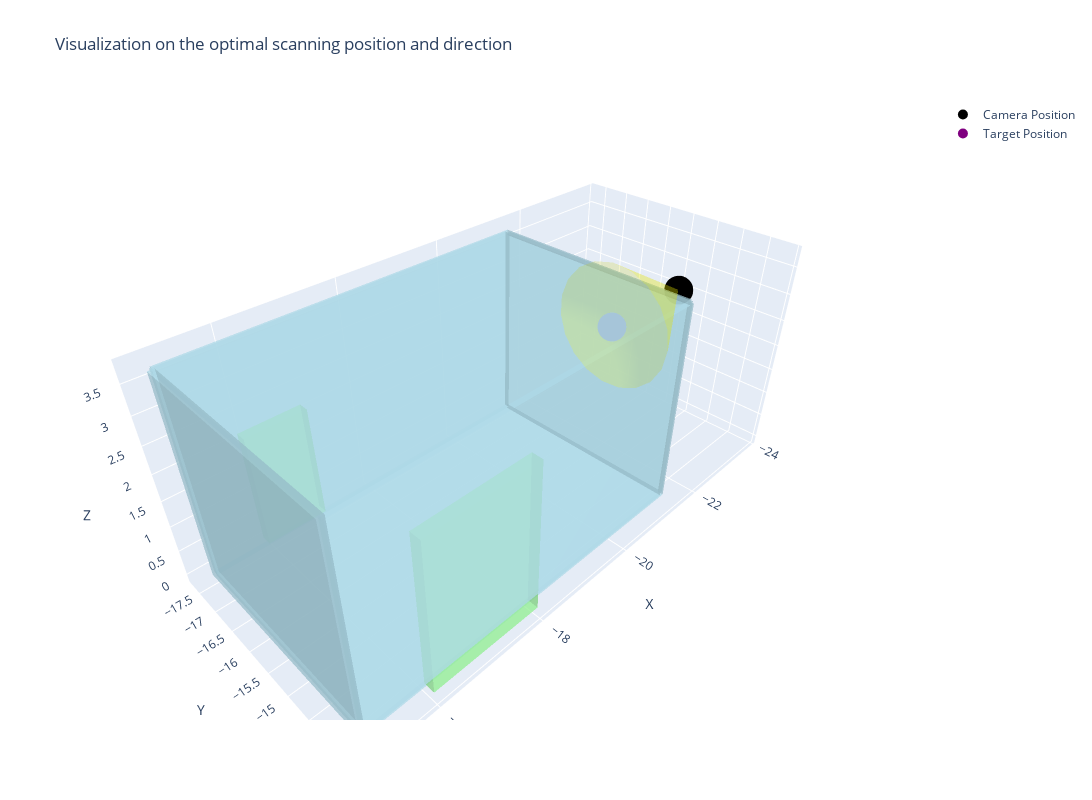

Source (notebook cell):
### Code cell
from planner.planner_scanning_o1 import get_scanning_plan_o1
from utils.loader import get_rooms_info, get_robot_info_by_id, get_node_info, get_room_id_by_node_id
from visualizer.vis_scanning_withComp import visualize_scanning
from data.robots2 import robots_withConfig

defect_id = 4000
robot_id = 6

### Figure 1 — Plotly figure (JSON) as saved in the notebook; plotly's stock layout.template omitted (floating-point values rounded to 4 significant figures)
{"data": [{"color": "lightblue", "flatshading": true, "hoverinfo": "text", "i": [0, 0, 4, 4, 0, 0, 1, 1, 2, 2, 3, 3], "j": [1, 2, 5, 6, 1, 5, 2, 6, 3, 7, 0, 4], "k": [2, 3, 6, 7, 5, 4, 6, 5, 7, 6, 4, 7], "opacity": 0.5, "text": "ID: 1008, Type: wall", "type": "mesh3d", "x": [-21.43, -21.33, -21.33, -21.43, -21.43, -21.33, -21.33, -21.43], "y": [-17.54, -17.54, -13.77, -13.77, -17.54, -17.54, -13.77, -13.77], "z": [0, 0, 0, 0, 3.7, 3.7, 3.7, 3.7]}, {"color": "lightblue", "flatshading": true, "hoverinfo": "text", "i": [0, 0, 4, 4, 0, 0, 1, 1, 2, 2, 3, 3], "j": [1, 2, 5, 6, 1, 5, 2, 6, 3, 7, 0, 4], "k": [2, 3, 6, 7, 5, 4, 6, 5, 7, 6, 4, 7], "opacity": 0.5, "text": "ID: 1061, Type: wall", "type": "mesh3d", "x": [-21.38, -15.0, -15.0, -21.38, -21.38, -15.0, -15.0, -21.38], "y": [-13.82, -13.82, -13.72, -13.72, -13.82, -13.82, -13.72, -13.72], "z": [0, 0, 0, 0, 3.7, 3.7, 3.7, 3.7]}, {"color": "lightgreen", "flatshading": true, "hoverinfo": "text", "i": [0, 0, 4, 4, 0, 0, 1, 1, 2, 2, 3, 3], "j": [1, 2, 5, 6, 1, 5, 2, 6, 3, 7, 0, 4], "k": [2, 3, 6, 7, 5, 4, 6, 5, 7, 6, 4, 7], "opacity": 0.5, "text": "ID: 5049, Type: door", "type": "mesh3d", "x": [-18.02, -16.02, -16.02, -18.02, -18.02, -16.02, -16.02, -18.02], "y": [-13.77, -13.77, -13.57, -13.57, -13.77, -13.77, -13.57, -13.57], "z": [0, 0, 0, 0, 2.8, 2.8, 2.8, 2.8]}, {"color": "lightblue", "flatshading": true, "hoverinfo": "text", "i": [0, 0, 4, 4, 0, 0, 1, 1, 2, 2, 3, 3], "j": [1, 2, 5, 6, 1, 5, 2, 6, 3, 7, 0, 4], "k": [2, 3, 6, 7, 5, 4, 6, 5, 7, 6, 4, 7], "opacity": 0.5, "text": "ID: 2007, Type: ceiling", "type": "mesh3d", "x": [-21.38, -15.0, -15.0, -21.38, -21.38, -15.0, -15.0, -21.38], "y": [-17.54, -17.54, -13.77, -13.77, -17.54, -17.54, -13.77, -13.77], "z": [3.65, 3.65, 3.65, 3.65, 3.75, 3.75, 3.75, 3.75]}, {"color": "lightblue", "flatshading": true, "hoverinfo": "text", "i": [0, 0, 4, 4, 0, 0, 1, 1, 2, 2, 3, 3], "j": [1, 2, 5, 6, 1, 5, 2, 6, 3, 7, 0, 4], "k": [2, 3, 6, 7, 5, 4, 6, 5, 7, 6, 4, 7], "opacity": 0.5, "text": "ID: 3029, Type: floor", "type": "mesh3d", "x": [-21.38, -15.0, -15.0, -21.38, -21.38, -15.0, -15.0, -21.38], "y": [-17.54, -17.54, -13.77, -13.77, -17.54, -17.54, -13.77, -13.77], "z": [-0.05, -0.05, -0.05, -0.05, 0.05, 0.05, 0.05, 0.05]}, {"color": "lightgreen", "flatshading": true, "hoverinfo": "text", "i": [0, 0, 4, 4, 0, 0, 1, 1, 2, 2, 3, 3], "j": [1, 2, 5, 6, 1, 5, 2, 6, 3, 7, 0, 4], "k": [2, 3, 6, 7, 5, 4, 6, 5, 7, 6, 4, 7], "opacity": 0.5, "text": "ID: 5001, Type: door", "type": "mesh3d", "x": [-16.99, -15.92, -15.92, -16.99, -16.99, -15.92, -15.92, -16.99], "y": [-17.7, -17.7, -17.51, -17.51, -17.7, -17.7, -17.51, -17.51], "z": [0, 0, 0, 0, 2.108, 2.108, 2.108, 2.108]}, {"color": "lightblue", "flatshading": true, "hoverinfo": "text", "i": [0, 0, 4, 4, 0, 0, 1, 1, 2, 2, 3, 3], "j": [1, 2, 5, 6, 1, 5, 2, 6, 3, 7, 0, 4], "k": [2, 3, 6, 7, 5, 4, 6, 5, 7, 6, 4, 7], "opacity": 0.5, "text": "ID: 1206, Type: wall", "type": "mesh3d", "x": [-21.38, -15.0, -15.0, -21.38, -21.38, -15.0, -15.0, -21.38], "y": [-17.59, -17.59, -17.49, -17.49, -17.59, -17.59, -17.49, -17.49], "z": [0, 0, 0, 0, 3.7, 3.7, 3.7, 3.7]}, {"color": "lightblue", "flatshading": true, "hoverinfo": "text", "i": [0, 0, 4, 4, 0, 0, 1, 1, 2, 2, 3, 3], "j": [1, 2, 5, 6, 1, 5, 2, 6, 3, 7, 0, 4], "k": [2, 3, 6, 7, 5, 4, 6, 5, 7, 6, 4, 7], "opacity": 0.5, "text": "ID: 1243, Type: wall", "type": "mesh3d", "x": [-15.05, -14.95, -14.95, -15.05, -15.05, -14.95, -14.95, -15.05], "y": [-17.54, -17.54, -13.77, -13.77, -17.54, -17.54, -13.77, -13.77], "z": [0, 0, 0, 0, 3.7, 3.7, 3.7, 3.7]}, {"marker": {"color": "black", "size": 10}, "mode": "markers", "name": "Camera Position", "type": "scatter3d", "x": [-23.78], "y": [-15.43], "z": [2.493]}, {"marker": {"color": "purple", "size": 10}, "mode": "markers", "name": "Target Position", "type": "scatter3d", "x": [-21.78], "y": [-15.43], "z": [2.493]}, {"color": "yellow", "i": [0, 0, 0, 0, 0, 0, 0, 0, 0, 0, 0, 0, 0, 0, 0, 0, 0, 0, 0, 0], "j": [1, 2, 3, 4, 5, 6, 7, 8, 9, 10, 11, 12, 13, 14, 15, 16, 17, 18, 19, 20], "k": [2, 3, 4, 5, 6, 7, 8, 9, 10, 11, 12, 13, 14, 15, 16, 17, 18, 19, 20, 1], "name": "Field of View", "opacity": 0.2, "type": "mesh3d", "x": [-23.78, -21.78, -21.78, -21.78, -21.78, -21.78, -21.78, -21.78, -21.78, -21.78, -21.78, -21.78, -21.78, -21.78, -21.78, -21.78, -21.78, -21.78, -21.78, -21.78, -21.78], "y": [-15.43, -14.27, -14.34, -14.52, -14.8, -15.15, -15.52, -15.89, -16.21, -16.44, -16.57, -16.57, -16.44, -16.21, -15.89, -15.52, -15.15, -14.8, -14.52, -14.34, -14.27], "z": [2.493, 2.493, 2.868, 3.202, 3.46, 3.612, 3.644, 3.55, 3.342, 3.042, 2.683, 2.303, 1.943, 1.643, 1.435, 1.342, 1.374, 1.526, 1.784, 2.118, 2.493]}], "layout": {"height": 800, "scene": {"aspectmode": "data", "aspectratio": {"x": 1, "y": 1, "z": 1}, "xaxis": {"title": {"text": "X"}, "visible": true}, "yaxis": {"title": {"text": "Y"}, "visible": true}, "zaxis": {"title": {"text": "Z"}, "visible": true}}, "title": {"text": "Visualization on the optimal scanning position and direction"}, "width": 1200}}
